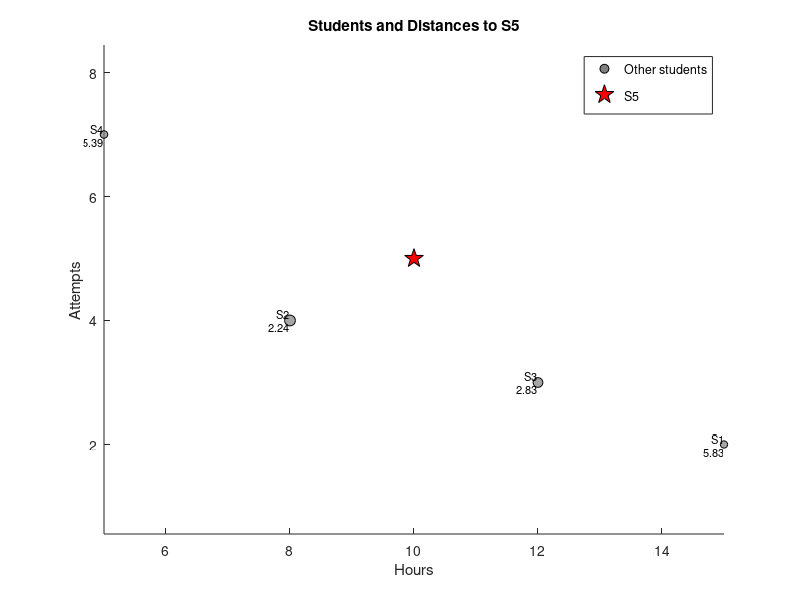

Here is the MATLAB script that generated this plot:
% Дані студентів
students.S1.Hours = 15;
students.S1.Attempts = 2;
students.S1.Satisfaction = 'Позитивний';

students.S2.Hours = 8;
students.S2.Attempts = 4;
students.S2.Satisfaction = 'Негативний';

students.S3.Hours = 12;
students.S3.Attempts = 3;
students.S3.Satisfaction = 'Позитивний';

students.S4.Hours = 5;
students.S4.Attempts = 7;
students.S4.Satisfaction = 'Негативний';

students.S5.Hours = 10;
students.S5.Attempts = 5;
students.S5.Satisfaction = []; % Невідоме 

% Функція для розрахунку відстані між S5 та іншим студентом
function distance = calculate_distance(S5, Sk)
    distance = sqrt((S5.Hours - Sk.Hours)^2 + (S5.Attempts - Sk.Attempts)^2);
end

% Візуалізація сусідів
function visualize_neighbors(students, distances)
    num_students = length(distances); % Кількість студентів, окрім S5

    % Преалокація для масивів
    x = zeros(1, num_students); 
    y = zeros(1, num_students); 
    sizes = zeros(1, num_students); 

    % Збір даних для візуалізації
    fields = fieldnames(students);
    index = 1;
    for i = 1:length(fields)
        if ~strcmp(fields{i}, 'S5')
            x(index) = students.(fields{i}).Hours;
            y(index) = students.(fields{i}).Attempts;
            index = index + 1;
        end
    end
    
    % Розмір точок
    for i = 1:num_students
        sizes(i) = 1 / (distances{i, 2} + 1) * 200;
    end

    % Візуалізація
    figure;
    scatter(x, y, sizes, 'MarkerEdgeColor', 'k', 'MarkerFaceColor', [0.5 0.5 0.5], 'MarkerFaceAlpha', 0.7);
    hold on;
    
    % Точка для S5
    scatter(students.S5.Hours, students.S5.Attempts, 200, 'MarkerEdgeColor', 'k', 'MarkerFaceColor', 'r', 'Marker', 'p'); 

    % Додавання підписів
    for i = 1:num_students
        text(students.(distances{i, 1}).Hours, students.(distances{i, 1}).Attempts, ...
             sprintf('%s\n%.2f', distances{i, 1}, distances{i, 2}), 'FontSize', 8, ...
             'HorizontalAlignment', 'right', 'Interpreter', 'none');
    end
    
    xlabel('Hours');
    ylabel('Attempts');
    title('Students and Distances to S5');
    axis equal;
    legend('Other students', 'S5');
    hold off;
end

% Функція для прогнозування задоволення для S5
function students = predict_satisfaction(students)
    % Виділяємо студента S5
    unknown_student = students.S5;
    
    % Ініціалізація змінних для мінімальної відстані та задоволення
    min_distance = inf;
    min_satisfaction = 'Невідомо'; 
    
    fields = fieldnames(students);
    num_students = length(fields) - 1; 
    
    % Преалокація масиву для збереження відстаней
    distances = cell(num_students, 2);  
    index = 1;  
    
    % Обчислюємо відстані до всіх студентів, окрім S5
    for i = 1:length(fields)
        if ~strcmp(fields{i}, 'S5')
            % Обчислюємо відстань
            distance = calculate_distance(unknown_student, students.(fields{i}));
            
            % Записуємо відстань та ім'я студента в масив
            distances{index, 1} = fields{i}; 
            distances{index, 2} = distance;   
            
            % Перевірка мінімальної відстані
            if distance < min_distance
                min_distance = distance;
                min_satisfaction = students.(fields{i}).Satisfaction;
            end
            
            index = index + 1;
        end
    end
    
    % Присвоюємо прогнозоване задоволення для S5
    students.S5.Satisfaction = min_satisfaction;
    students.S5.Distance = min_distance;
    
    % Виведення таблиці з відстанями
    disp('Таблиця з відстанями:');
    disp(distances);
    
    % Виведення прогнозованого задоволення для S5
    fprintf('Прогнозоване задоволення для S5: %s\n', students.S5.Satisfaction);
    
    % Виклик функції для візуалізації
    visualize_neighbors(students, distances);

    fields = fieldnames(students);
    fprintf('Таблиця студентів:\n');
    for i = 1:length(fields)
        student = students.(fields{i});
        satisfaction = student.Satisfaction;
        
        fprintf('%s: Hours=%d, Attempts=%d, Satisfaction=%s\n', ...
                fields{i}, student.Hours, student.Attempts, satisfaction);
    end
end

% Прогноз для S5
predict_satisfaction(students);
